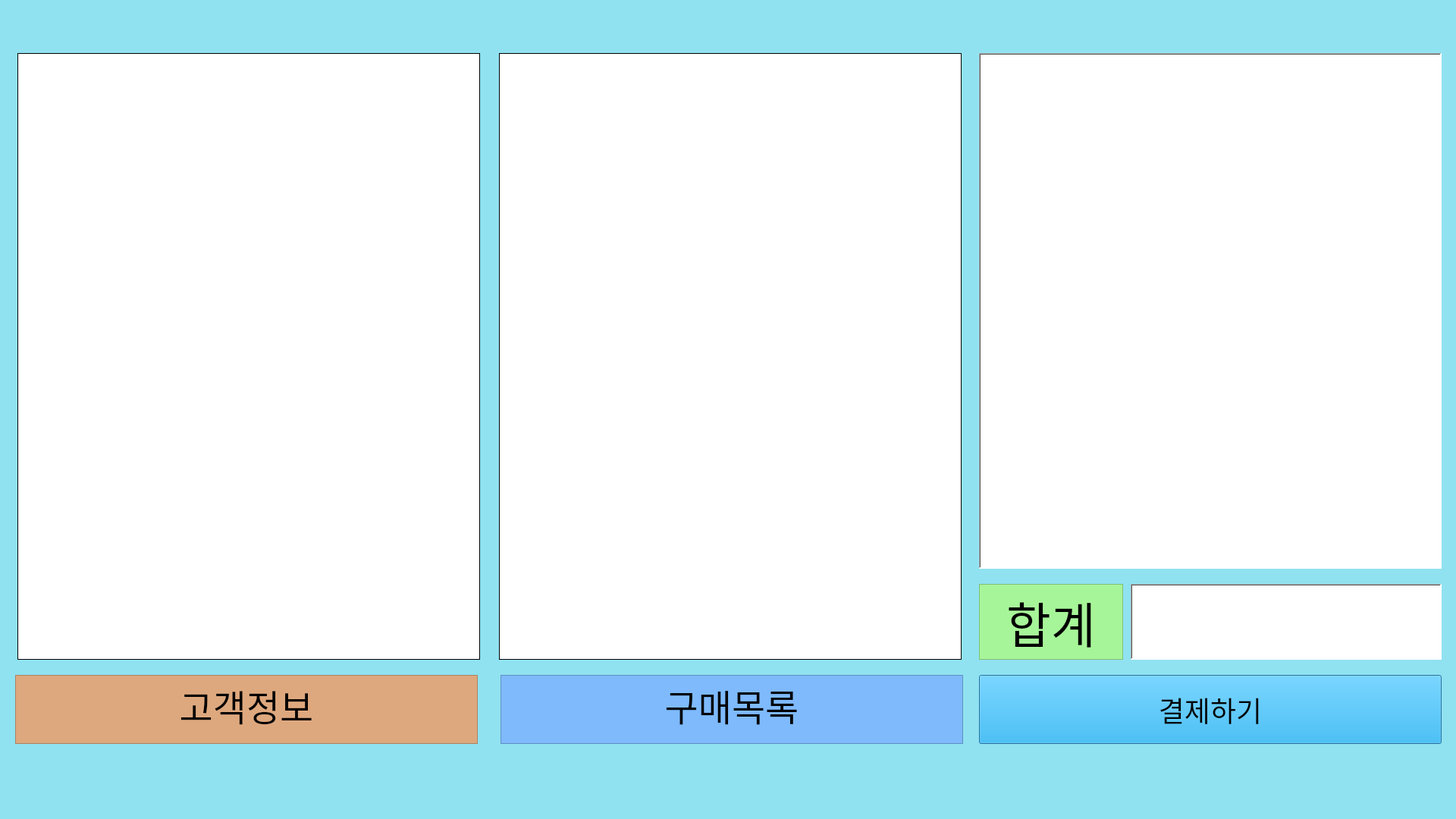
<?xml version="1.0" encoding="UTF-8"?>
<ui version="4.0">
 <class>Dialog</class>
 <widget class="QDialog" name="Dialog">
  <property name="geometry">
   <rect>
    <x>0</x>
    <y>0</y>
    <width>1920</width>
    <height>1080</height>
   </rect>
  </property>
  <property name="windowTitle">
   <string>Dialog</string>
  </property>
  <property name="styleSheet">
   <string notr="true">background-color: rgb(144, 226, 240);</string>
  </property>
  <widget class="QLabel" name="imgLabel">
   <property name="geometry">
    <rect>
     <x>23</x>
     <y>70</y>
     <width>610</width>
     <height>800</height>
    </rect>
   </property>
   <property name="styleSheet">
    <string notr="true">background-color: rgb(255, 255, 255);</string>
   </property>
   <property name="frameShape">
    <enum>QFrame::Box</enum>
   </property>
   <property name="text">
    <string/>
   </property>
  </widget>
  <widget class="QLabel" name="processedImgLabel">
   <property name="geometry">
    <rect>
     <x>658</x>
     <y>70</y>
     <width>610</width>
     <height>800</height>
    </rect>
   </property>
   <property name="styleSheet">
    <string notr="true">background-color: rgb(255, 255, 255);</string>
   </property>
   <property name="frameShape">
    <enum>QFrame::Box</enum>
   </property>
   <property name="text">
    <string/>
   </property>
  </widget>
  <widget class="QPushButton" name="stopButton">
   <property name="geometry">
    <rect>
     <x>1291</x>
     <y>890</y>
     <width>610</width>
     <height>91</height>
    </rect>
   </property>
   <property name="font">
    <font>
     <pointsize>28</pointsize>
    </font>
   </property>
   <property name="styleSheet">
    <string notr="true">background-color: rgb(5, 176, 255);</string>
   </property>
   <property name="text">
    <string>결제하기</string>
   </property>
  </widget>
  <widget class="QTextEdit" name="textEdit">
   <property name="geometry">
    <rect>
     <x>20</x>
     <y>890</y>
     <width>610</width>
     <height>91</height>
    </rect>
   </property>
   <property name="styleSheet">
    <string notr="true">background-color: rgb(222,168,126);</string>
   </property>
   <property name="html">
    <string>&lt;!DOCTYPE HTML PUBLIC &quot;-//W3C//DTD HTML 4.0//EN&quot; &quot;http://www.w3.org/TR/REC-html40/strict.dtd&quot;&gt;
&lt;html&gt;&lt;head&gt;&lt;meta name=&quot;qrichtext&quot; content=&quot;1&quot; /&gt;&lt;style type=&quot;text/css&quot;&gt;
p, li { white-space: pre-wrap; }
&lt;/style&gt;&lt;/head&gt;&lt;body style=&quot; font-family:'Sans Serif'; font-size:9pt; font-weight:400; font-style:normal;&quot;&gt;
&lt;p align=&quot;center&quot; style=&quot; margin-top:0px; margin-bottom:0px; margin-left:0px; margin-right:0px; -qt-block-indent:0; text-indent:0px;&quot;&gt;&lt;span style=&quot; font-size:36pt;&quot;&gt;고객정보&lt;/span&gt;&lt;/p&gt;&lt;/body&gt;&lt;/html&gt;</string>
   </property>
  </widget>
  <widget class="QTextEdit" name="textEdit_2">
   <property name="geometry">
    <rect>
     <x>660</x>
     <y>890</y>
     <width>610</width>
     <height>91</height>
    </rect>
   </property>
   <property name="styleSheet">
    <string notr="true">background-color: rgb(126,186,252);</string>
   </property>
   <property name="html">
    <string>&lt;!DOCTYPE HTML PUBLIC &quot;-//W3C//DTD HTML 4.0//EN&quot; &quot;http://www.w3.org/TR/REC-html40/strict.dtd&quot;&gt;
&lt;html&gt;&lt;head&gt;&lt;meta name=&quot;qrichtext&quot; content=&quot;1&quot; /&gt;&lt;style type=&quot;text/css&quot;&gt;
p, li { white-space: pre-wrap; }
&lt;/style&gt;&lt;/head&gt;&lt;body style=&quot; font-family:'Sans Serif'; font-size:9pt; font-weight:400; font-style:normal;&quot;&gt;
&lt;p align=&quot;center&quot; style=&quot; margin-top:0px; margin-bottom:0px; margin-left:0px; margin-right:0px; -qt-block-indent:0; text-indent:0px;&quot;&gt;&lt;span style=&quot; font-size:36pt;&quot;&gt;구매목록&lt;/span&gt;&lt;/p&gt;&lt;/body&gt;&lt;/html&gt;</string>
   </property>
  </widget>
  <widget class="QTableWidget" name="tableWidget">
   <property name="geometry">
    <rect>
     <x>1291</x>
     <y>70</y>
     <width>610</width>
     <height>680</height>
    </rect>
   </property>
   <property name="font">
    <font>
     <family>Ubuntu</family>
     <pointsize>9</pointsize>
     <stylestrategy>PreferAntialias</stylestrategy>
    </font>
   </property>
   <property name="styleSheet">
    <string notr="true">background-color: rgb(255, 255, 255);</string>
   </property>
   <property name="frameShape">
    <enum>QFrame::WinPanel</enum>
   </property>
   <property name="autoScroll">
    <bool>true</bool>
   </property>
   <attribute name="horizontalHeaderVisible">
    <bool>true</bool>
   </attribute>
   <attribute name="horizontalHeaderCascadingSectionResizes">
    <bool>true</bool>
   </attribute>
   <attribute name="horizontalHeaderDefaultSectionSize">
    <number>150</number>
   </attribute>
   <attribute name="horizontalHeaderShowSortIndicator" stdset="0">
    <bool>true</bool>
   </attribute>
   <attribute name="horizontalHeaderStretchLastSection">
    <bool>true</bool>
   </attribute>
  </widget>
  <widget class="QTextEdit" name="textEdit_3">
   <property name="geometry">
    <rect>
     <x>1291</x>
     <y>770</y>
     <width>190</width>
     <height>100</height>
    </rect>
   </property>
   <property name="font">
    <font>
     <family>Ubuntu</family>
     <weight>50</weight>
     <italic>false</italic>
     <bold>false</bold>
    </font>
   </property>
   <property name="styleSheet">
    <string notr="true">background-color: rgb(167,245,153);</string>
   </property>
   <property name="verticalScrollBarPolicy">
    <enum>Qt::ScrollBarAlwaysOff</enum>
   </property>
   <property name="html">
    <string>&lt;!DOCTYPE HTML PUBLIC &quot;-//W3C//DTD HTML 4.0//EN&quot; &quot;http://www.w3.org/TR/REC-html40/strict.dtd&quot;&gt;
&lt;html&gt;&lt;head&gt;&lt;meta name=&quot;qrichtext&quot; content=&quot;1&quot; /&gt;&lt;style type=&quot;text/css&quot;&gt;
p, li { white-space: pre-wrap; }
&lt;/style&gt;&lt;/head&gt;&lt;body style=&quot; font-family:'Ubuntu'; font-size:9pt; font-weight:400; font-style:normal;&quot;&gt;
&lt;p align=&quot;center&quot; style=&quot; margin-top:0px; margin-bottom:0px; margin-left:0px; margin-right:0px; -qt-block-indent:0; text-indent:0px;&quot;&gt;&lt;span style=&quot; font-size:48pt;&quot;&gt;합계&lt;/span&gt;&lt;/p&gt;&lt;/body&gt;&lt;/html&gt;</string>
   </property>
  </widget>
  <widget class="QListWidget" name="cost_list">
   <property name="geometry">
    <rect>
     <x>1491</x>
     <y>770</y>
     <width>410</width>
     <height>100</height>
    </rect>
   </property>
   <property name="font">
    <font>
     <family>Ubuntu Condensed</family>
     <pointsize>30</pointsize>
     <weight>75</weight>
     <italic>false</italic>
     <bold>true</bold>
    </font>
   </property>
   <property name="styleSheet">
    <string notr="true">background-color: rgb(255, 255, 255);</string>
   </property>
   <property name="frameShape">
    <enum>QFrame::WinPanel</enum>
   </property>
   <property name="autoScroll">
    <bool>false</bool>
   </property>
   <property name="selectionRectVisible">
    <bool>true</bool>
   </property>
  </widget>
 </widget>
 <resources/>
 <connections/>
</ui>
